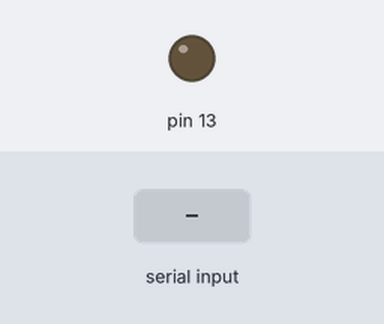
Bench run of a sketch on a simulated Arduino Uno, built with avr-gcc and run on an emulated ATmega328P. Parts: output pins drawn as LEDs (lit = HIGH). Inputs (shaded band) come from the test bench. What the sketch prints to the serial monitor is not drawn.

Above: at 1.2 s.
1.3 s: "A" received over Serial
At 2.5 s:
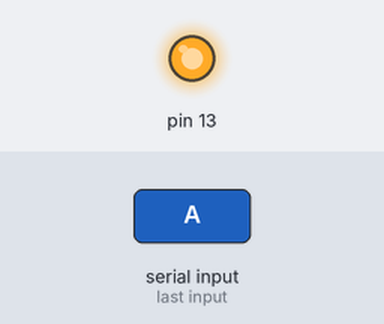
2.8 s: "B" received over Serial
At 4.2 s:
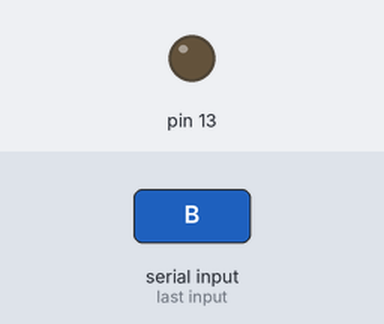
Timing chart, 0 to 5.8 s (numbered marks = the images above; inputs shaded):
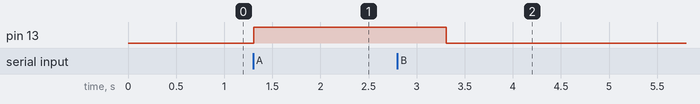

The sketch:

Comunicacionserial.ino
```cpp
void setup() {
  Serial.begin(9600);
  pinMode(13, OUTPUT);
}

void loop() {
  char letra = Serial.read();
    //enciendo el led en el pin 13 cuando ingreso la letra A en el
    //canal serial
    Serial.println(letra);
    if (letra=='A'){
      digitalWrite(13, HIGH);
      delay(2000);
    }
    //apago el led en el pin 13 cuando ingreso la letra B en el
    //canal serial
  if (letra=='B'){
      digitalWrite(13, LOW);
      delay(2000);
    }

}
```

Measured:
- after the input at 1.3 s, pin 13: LOW → HIGH at once
- after the input at 2.8 s, pin 13: HIGH → LOW after 0.51 s
